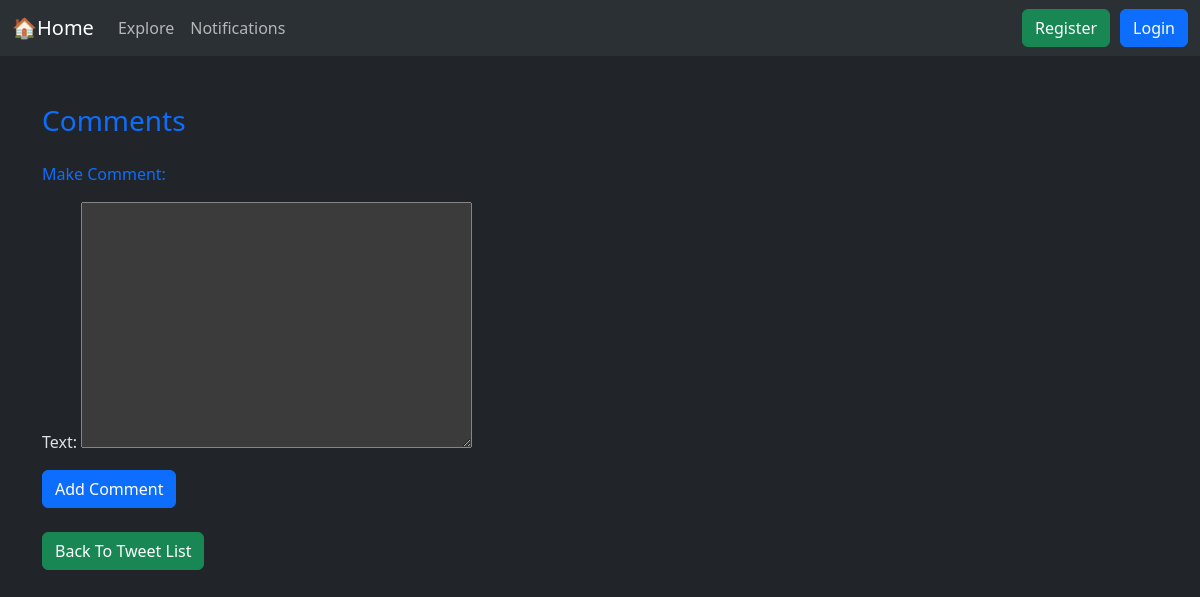
The app's page /12/comments/, older data.
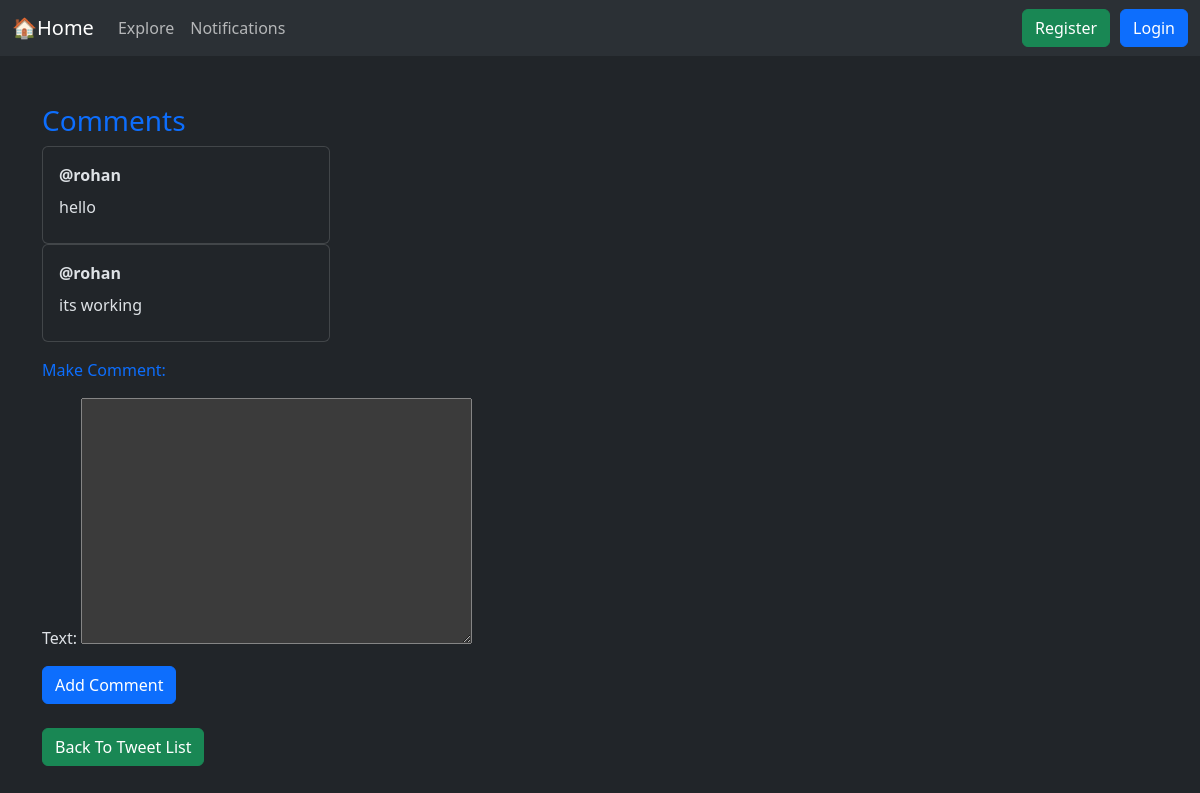
The same page, newer data.
### tweet/models.py (models this page shows, shortened)
class Comments(models.Model):
    user=models.ForeignKey(User, on_delete=models.CASCADE, related_name='comments')
    tweet=models.ForeignKey(Tweet, on_delete=models.CASCADE, related_name='comments')
    text= models.TextField(max_length=200)
    created_at=models.DateTimeField(auto_now_add=True)

### tweet/views.py (the view)
# urls.py: path('<int:tweet_id>/comments/', views.comments_view, name='comments_view'),
def comments_view(request, tweet_id):
    tweet= get_object_or_404(Tweet, pk=tweet_id)
    comments= tweet.comments.all()# comments is a reverse manaager generated by Django because of the foreign key relationship.
    form= CommentsForm()
    return render(request, 'comments.html', {'tweet': tweet, 'comments': comments, 'form': form})

### tweet/forms.py
class CommentsForm(forms.ModelForm):
    class Meta:
        model=Comments
        fields=['text']

### tweet/templates/comments.html (shortened to what this page needs)
{% extends "base.html" %}
{% block content %}
<h3 class="text text-primary mt-5">Comments</h3>
{% if comments %}
 {% for comment in comments %}
<div class="card" style="width: 18rem;">
  <div class="card-body mb-2">
    <strong>@{{comment.user.username}}</strong>
    <p class="card-text mt-2">{{comment.text}}</p>
  </div>
</div>
{% endfor %}
 {% endif %}
<form method="post" enctype="multipart/form-data" name="comment_form"
 action="{% url 'make_comment' tweet.id %}">
    <label class="form-label mt-3 mb-3 text text-primary" for="">Make Comment:</label>{{form.as_p}}
    <button class="btn btn-primary" type="submit">Add Comment</button>
</form>
<a href="{% url 'tweet_list' %}" class="btn btn-success mt-4">Back To Tweet List</a>
{% endblock  %}

Row changes from the older to the newer data that the page shows:
added Comments: user.username "rohan", text "hello"
added Comments: user.username "rohan", text "its working"
